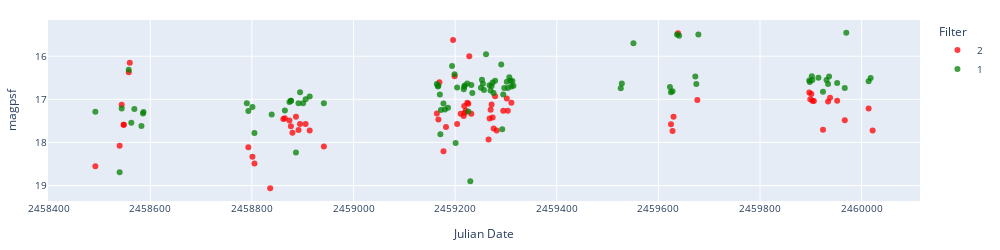
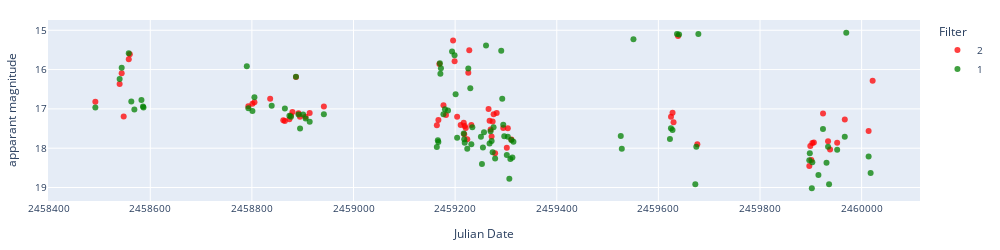
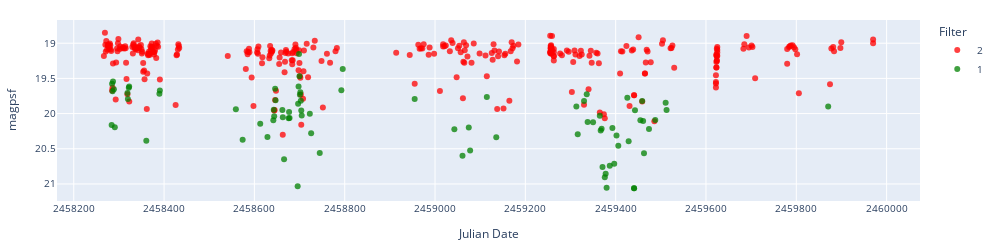
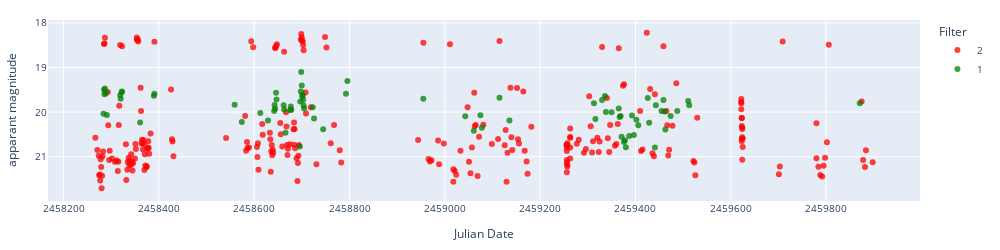

Write notebook code for charts like these, in order.
### Markdown cell above
### Display light curves

### Code cell
date = '2023_03_24'
date2 = '2023_03_25'

object = 'ZTF18aakynpt'

# Apply errorbars
error = False

if error == True:
        errColalerce1 = 'sigmapsf'
        errColalerce2 = 'sigmapsf_corr_revised'
        errCollasair1 = 'sigmapsf'
        errCollasair2 = 'dc_sigmag'
else:
    errColalerce1 = None
    errColalerce2 = None
    errCollasair1 = None
    errCollasair2 = None

objlist = df_ZTF_CVs[df_ZTF_CVs['Type'].str.contains('UGSS', na=False)]['Xmatch_obj'].iloc[100:]
objtype = df_ZTF_CVs[df_ZTF_CVs['Type'].str.contains('UGSS', na=False)]['Type'].iloc[100:]
i=0
for object, type in zip(objlist, objtype):

    print(i, object, type)
    # Display difference magnitude light curve.
    # try:
    #     lc_alerce = pd.read_json(f'../lightcurves_dataset/alerce_{date}/{object}.json')
    #     lc_alerce_appmag = alerce_clean(lc_alerce, magerrlim=1)

    #     print('Alerce difference magnitude')
    #     display_lightcurve(lc_alerce,x='mjd',y='magpsf',errorCol=errColalerce1)
    #     print('Alerce apparent magnitude')
    #     display_lightcurve(lc_alerce_appmag,x='mjd',y='magpsf_corr',errorCol=errColalerce2)

    #     # Display lasair apparent magnitude light curves.
    #     lc_lasair = load_lasair_lc(object, path=f'../lightcurves_dataset/lasair_{date2}')
    #     lc_lasair_appmag = lasair_clean(lc_lasair, limit=25, magerrlim=1)

    #     print('Lasair apparent magnitude')
    #     display_lightcurve(lc_lasair_appmag,x='jd',y='dc_mag',errorCol=errCollasair2)
    #     i+=1
    # except:
    # Display lasair difference magnitude and apparent magnitude light curves.
    lc_lasair = load_lasair_lc(object, path=f'../lightcurves_dataset/lasair_{date2}')
    lc_lasair_appmag = lasair_clean(lc_lasair, limit=25, magerrlim=1)

    print('Lasair difference magnitude')
    display_lightcurve(lc_lasair,x='jd',y='magpsf',errorCol=errCollasair1)
    print('Lasair apparent magnitude')
    display_lightcurve(lc_lasair_appmag,x='jd',y='dc_mag',errorCol=errCollasair2)
    i+=1
